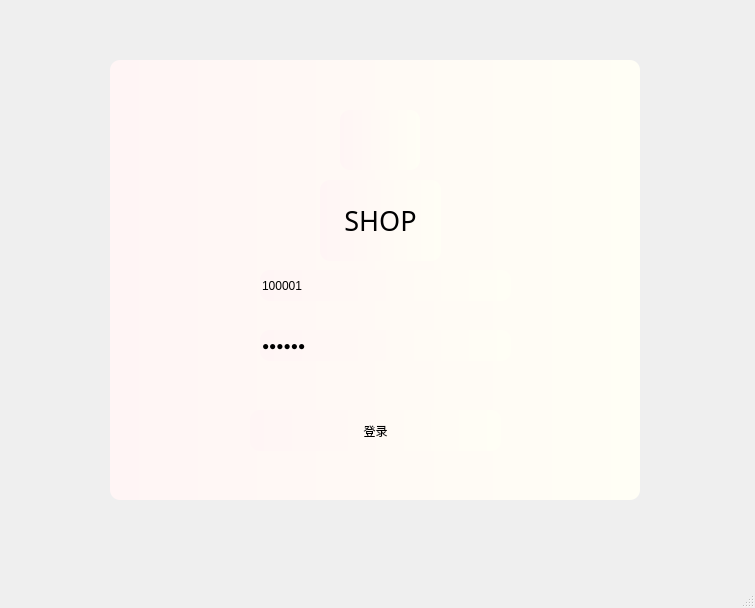
<?xml version="1.0" encoding="UTF-8"?>
<ui version="4.0">
 <class>WLogin</class>
 <widget class="QMainWindow" name="WLogin">
  <property name="geometry">
   <rect>
    <x>0</x>
    <y>0</y>
    <width>755</width>
    <height>608</height>
   </rect>
  </property>
  <property name="windowTitle">
   <string>MainWindow</string>
  </property>
  <widget class="QWidget" name="centralwidget">
   <widget class="QWidget" name="widget" native="true">
    <property name="geometry">
     <rect>
      <x>110</x>
      <y>60</y>
      <width>530</width>
      <height>440</height>
     </rect>
    </property>
    <property name="styleSheet">
     <string notr="true">background-color: qlineargradient(spread:pad, x1:0, y1:0, x2:1, y2:0, stop:0 rgb(255, 245, 245), stop:1 rgb(255, 254, 245));
border-radius:10px;</string>
    </property>
    <widget class="QLabel" name="label_3">
     <property name="geometry">
      <rect>
       <x>210</x>
       <y>120</y>
       <width>121</width>
       <height>81</height>
      </rect>
     </property>
     <property name="font">
      <font>
       <family>Adobe 黑体 Std R</family>
       <pointsize>20</pointsize>
      </font>
     </property>
     <property name="text">
      <string>SHOP</string>
     </property>
     <property name="alignment">
      <set>Qt::AlignCenter</set>
     </property>
    </widget>
    <widget class="QLineEdit" name="lineEdit">
     <property name="geometry">
      <rect>
       <x>150</x>
       <y>210</y>
       <width>251</width>
       <height>31</height>
      </rect>
     </property>
     <property name="text">
      <string>100001</string>
     </property>
    </widget>
    <widget class="QLineEdit" name="lineEdit_2">
     <property name="geometry">
      <rect>
       <x>150</x>
       <y>270</y>
       <width>251</width>
       <height>31</height>
      </rect>
     </property>
     <property name="text">
      <string>123456</string>
     </property>
     <property name="echoMode">
      <enum>QLineEdit::Password</enum>
     </property>
    </widget>
    <widget class="QPushButton" name="pushButton">
     <property name="geometry">
      <rect>
       <x>140</x>
       <y>350</y>
       <width>251</width>
       <height>41</height>
      </rect>
     </property>
     <property name="cursor">
      <cursorShape>PointingHandCursor</cursorShape>
     </property>
     <property name="text">
      <string>登录</string>
     </property>
    </widget>
    <widget class="QLabel" name="label_4">
     <property name="geometry">
      <rect>
       <x>230</x>
       <y>50</y>
       <width>80</width>
       <height>60</height>
      </rect>
     </property>
     <property name="styleSheet">
      <string notr="true"/>
     </property>
     <property name="text">
      <string/>
     </property>
    </widget>
   </widget>
  </widget>
  <widget class="QMenuBar" name="menubar">
   <property name="geometry">
    <rect>
     <x>0</x>
     <y>0</y>
     <width>755</width>
     <height>26</height>
    </rect>
   </property>
  </widget>
  <widget class="QStatusBar" name="statusbar"/>
 </widget>
 <resources/>
 <connections/>
</ui>
